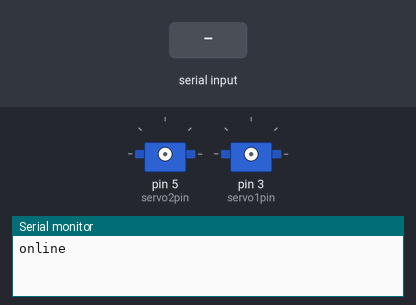
The sketch below on a simulated Arduino Uno, built with avr-gcc and run on an emulated ATmega328P. On the bench: 2 × servo, the last lines printed to the serial monitor. The inputs (shaded band) are chosen by the test bench.

Above: at 1.2 s.
1.3 s: "90,45\n" received over Serial
At 2.3 s:
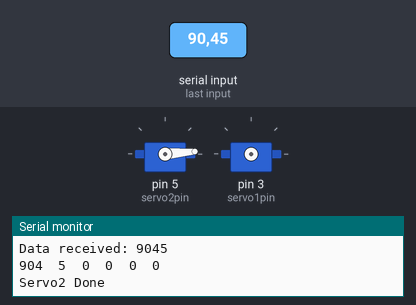
2.9 s: "30,150\n" received over Serial
At 4.1 s:
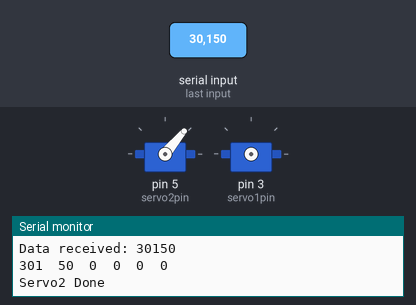
4.4 s: "0\n" received over Serial
At 5.7 s:
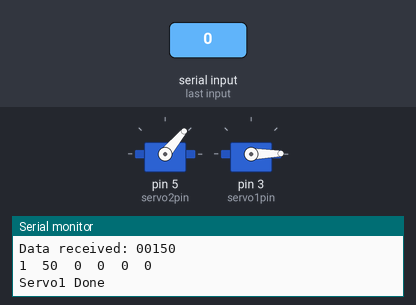
Timing chart, 0 to 7.4 s (numbered marks = the images above; inputs shaded):
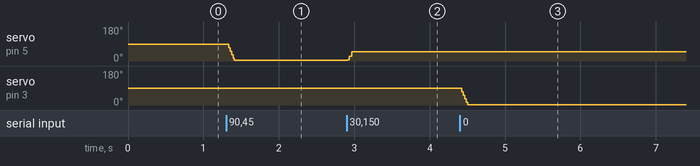

Measured:
- after the input at 1.3 s, servo on pin 5 (servo2pin): 88° → 5° at once
- after the input at 2.9 s, servo on pin 5 (servo2pin): 5° → 50° at once
- after the input at 4.4 s, servo on pin 3 (servo1pin): 88° → 1° at once

The sketch:

servo_6motors.ino
```cpp
// JULY 2017
// This will control 6 servos using a single  serial command.
// The command structure is a single string of 3char*6 characters Received on the serial port.
// DO NOT use line feed or carriage return (NL CR)

//1A2A3A1B2B3B1C2C3C1D2D3D
//example: 180180180180180180 //will put all motors at 180 degrees
//example: 090090090090090090 //will put all motors at 90 degrees
//example: 001001001001001001 //will put all motors at 1 degree
//example: 180000000000000000 // will move only first motor to 180. all other motors will stay powered but not move
//if you send 'x' the motors will Detach and be free moving. (just send the ascii character x)
//Serial baudrate is 9600 with CR and LF disabled

#include <stdio.h>
#include <Servo.h>
#define DEBUG 1      //set debug to 0 if you dont want feedback. (Saves code space, increases program speed)
#define numServos 6  //number of servos > this value cant be changed.

#define servo1pin 3
#define servo2pin 5
#define servo3pin 6
#define servo4pin 9
#define servo5pin 10
#define servo6pin 11

// Servos dont know their postion when first powered up.
// try to appoximate the postion depending on your mechanical configuration
#define  pos1start 89   //estimated servo location on powerup
#define  pos1min 1      //minimum allowed 'angle' (must be at least 1)  software limit
#define  pos1max 180    //maximum allowed 'angle' (must be 180 max)  software limit
#define  pos2start 89   //estimated servo location on powerup
#define  pos2min 1      //minimum allowed 'angle' (must be at least 1)  software limit
#define  pos2max 180    //maximum allowed 'angle' (must be 180 max)  software limit
#define  pos3start 89   //estimated servo location on powerup
#define  pos3min 1      //minimum allowed 'angle' (must be at least 1)  software limit
#define  pos3max 180    //maximum allowed 'angle' (must be 180 max)  software limit
#define  pos4start 89   //estimated servo location on powerup
#define  pos4min 1      //minimum allowed 'angle' (must be at least 1)  software limit
#define  pos4max 180    //maximum allowed 'angle' (must be 180 max)  software limit
#define  pos5start 89   //estimated servo location on powerup
#define  pos5min 1      //minimum allowed 'angle' (must be at least 1)  software limit
#define  pos5max 180    //maximum allowed 'angle' (must be 180 max)  software limit
#define  pos6start 89   //estimated servo location on powerup
#define  pos6min 1      //minimum allowed 'angle' (must be at least 1)  software limit
#define  pos6max 180    //maximum allowed 'angle' (must be 180 max)  software limit

int servo1Completed = 1;  //flag for DEBUG to serial.print when a particular motor has completed a movement
int servo2Completed = 1;
int servo3Completed = 1;
int servo4Completed = 1;
int servo5Completed = 1;
int servo6Completed = 1;

char rxData[numServos * 3]; //serial data char array
char buff[4];               //buffer to hold temp values +'\0'
int pos[numServos];         //holds 6 integer values

int pos1 = pos1start;
int pos2 = pos2start;
int pos3 = pos3start;
int pos4 = pos4start;
int pos5 = pos5start;
int pos6 = pos6start;

int storedPos1 = pos1start;
int storedPos2 = pos2start;
int storedPos3 = pos3start;
int storedPos4 = pos4start;
int storedPos5 = pos5start;
int storedPos6 = pos6start;

Servo servo1;
Servo servo2;
Servo servo3;
Servo servo4;
Servo servo5;
Servo servo6;

void setup() {
  Serial.begin(9600);
  if (DEBUG) Serial.println("online");
}

void loop() {
  ReadSerialPort();                //read the entire serial port buffer
  SerialdataToVariables();    //this has no error checking control so make sure you send the proper data
  UpdateServos();                 //This function must be called as fast as possible.
  if (DEBUG) Feedback();     //this function can be removed if you dont need feedback. or changed for custom feedback
}

void ReadSerialPort() {
  int i = 0;
  while (Serial.available()) {                   //if the serial buffer has data
    char c = Serial.read();                      //get one byte/char from serial buffer
    if (c == 'x') stopAll();                     //if that char is a 'x'. then stop motors
    if (c >= '0' && c <= '9') rxData[i++] = c;   //if not NULL or 'x' then store the char and increment char array index
    delay(2);                                    //slow looping to allows serial buffer to fill with next character.
  }
}

void SerialdataToVariables() {
  if (rxData[0] != '\0' ) {                          //check if first char is not NULL
    for (int j = 0; j < numServos; j++) {  //loop thrugh each motor
      for (int k = 0; k < 3; k++) {             //loop 3 chars per motor
        buff[k] = rxData[(j * 3) + k];
        buff[k + 1] = '\0';                          //This was important to add to the end of all the array because atoi() requres NULL to stop
      }
      pos[j] = atoi(buff);                          //convert char array start to '\0' to integer
    }

    pos1 = pos[0];
    pos2 = pos[1];
    pos3 = pos[2];
    pos4 = pos[3];
    pos5 = pos[4];
    pos6 = pos[5];


    if (DEBUG) { //debug option
      Serial.print("Data received: ");
      Serial.println(rxData); // DEBUGGING
      for (int i = 0; i < numServos; i++) {
        Serial.print(pos[i] );
        Serial.print("  ");
      }
      Serial.println(); // DEBUGGING
    }
    rxData[0] = '\0'; //NULL the first address of the char array to prevent unwanted loops
  }
}

void stopAll() {
  rxData[0] = '\0'; //NULL the first address of the array to prevent unwanted loops
  servo1.detach();
  servo2.detach();
  servo3.detach();
  servo4.detach();
  servo5.detach();
  servo6.detach();
  if (DEBUG) Serial.println("ALL Servos Detached"); // DEBUGGING
}

void UpdateServos() {
  if (pos1 >= pos1min && pos1 <= pos1max) { // if within min and max
    if (storedPos1 > pos1) { //if stored position is greater than commanded position
      servo1Completed = 0;
      storedPos1--;
      servo1.attach(servo1pin);
      servo1.write(storedPos1);
      delay(1);
    }
    if (storedPos1 < pos1) { //if stored position is less than commanded position
      servo1Completed = 0;
      storedPos1++;
      servo1.attach(servo1pin);
      servo1.write(storedPos1);
      delay(1);
    }
  }

  if (pos2 >= pos2min && pos2 <= pos2max) {
    if (storedPos2 > pos2) { //if stored position is greater than commanded position
      servo2Completed = 0;
      storedPos2--;
      servo2.attach(servo2pin);
      servo2.write(storedPos2);
      delay(1);
    }
    if (storedPos2 < pos2) { //if stored position is less than commanded position
      servo2Completed = 0;
      storedPos2++;
      servo2.attach(servo2pin);
      servo2.write(storedPos2);
      delay(1);
    }
  }

  if (pos3 >= pos3min && pos3 <= pos3max) {
    if (storedPos3 > pos3) { //if stored position is less than commanded position
      servo3Completed = 0;
      storedPos3--;
      servo3.attach(servo3pin);
      servo3.write(storedPos3);
      delay(1);
    }
    if (storedPos3 < pos3) { //if stored position is greater then commanded position
      servo3Completed = 0;
      storedPos3++;
      servo3.attach(servo3pin);
      servo3.write(storedPos3);
      delay(1);
    }
  }

  if (pos4 >= pos4min && pos4 <= pos4max) { // if within min and max
    if (storedPos4 > pos4) { //if stored position is greater than commanded position
      servo4Completed = 0;
      storedPos4--;
      servo4.attach(servo4pin);
      servo4.write(storedPos4);
      delay(1);
    }
    if (storedPos4 < pos4) { //if stored position is less than commanded position
      servo4Completed = 0;
      storedPos4++;
      servo4.attach(servo4pin);
      servo4.write(storedPos4);
      delay(1);
    }
  }
  if (pos5 >= pos5min && pos5 <= pos5max) {
    if (storedPos5 > pos5) { //if stored position is greater than commanded position
      servo5Completed = 0;
      storedPos5--;
      servo5.attach(servo5pin);
      servo5.write(storedPos5);
      delay(1);
    }
    if (storedPos5 < pos5) { //if stored position is less than commanded position
      servo5Completed = 0;
      storedPos5++;
      servo5.attach(servo5pin);
      servo5.write(storedPos5);
      delay(1);
    }
  }

  if (pos6 >= pos6min && pos6 <= pos6max) {
    if (storedPos6 > pos6) { //if stored position is less than commanded position
      servo6Completed = 0;
      storedPos6--;
      servo6.attach(servo6pin);
      servo6.write(storedPos6);
      delay(1);
    }
    if (storedPos6 < pos6) { //if stored position is greater then commanded position
      servo6Completed = 0;
      storedPos6++;
      servo6.attach(servo6pin);
      servo6.write(storedPos6);
      delay(1);
    }
  }
}


void Feedback() {
  if (storedPos1 == pos1 && servo1Completed == 0) {
    Serial.println("Servo1 Done"); // DEBUGGING
    servo1Completed = 1;
  }
  if (storedPos2 == pos2 && servo2Completed == 0) {
    Serial.println("Servo2 Done"); // DEBUGGING
    servo2Completed = 1;
  }
  if (storedPos3 == pos3 && servo3Completed == 0) {
    Serial.println("Servo3 Done"); // DEBUGGING
    servo3Completed = 1;
  }
  if (storedPos4 == pos4 && servo4Completed == 0) {
    Serial.println("Servo4 Done"); // DEBUGGING
    servo4Completed = 1;
  }
  if (storedPos5 == pos5 && servo5Completed == 0) {
    Serial.println("Servo5 Done"); // DEBUGGING
    servo5Completed = 1;
  }
  if (storedPos6 == pos6 && servo6Completed == 0) {
    Serial.println("Servo6 Done"); // DEBUGGING
    servo6Completed = 1;
  }
}
```
